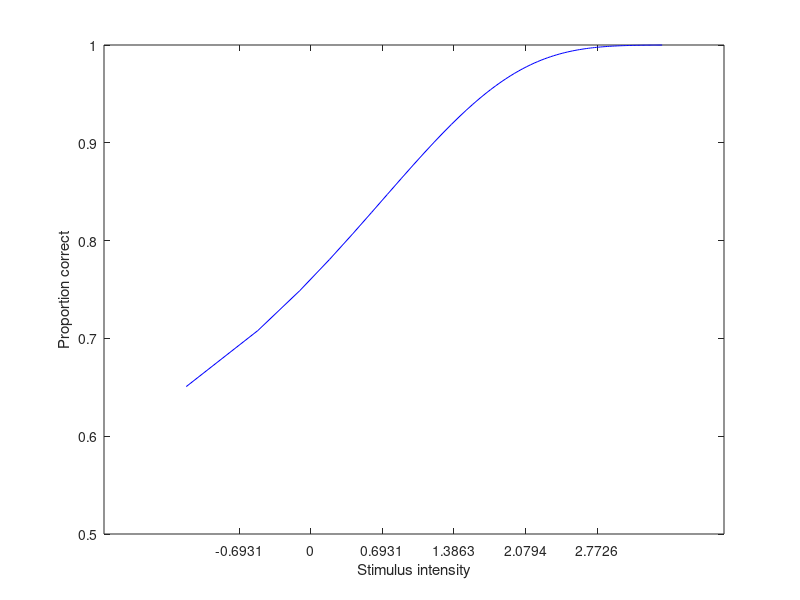

Source code (MATLAB): (Note: this script raises an error after producing the figure.)
%% Psychophysics Tutorial II: Threshold Estimation
%
% Written by G.M. Boynton for Psych 448 at the University of Washington
% Adapted for CSHL in June 2010, and revised for 2012 and 2014.
%
% The goal of this tutorial is to define the detection threshold. We'll
% simulate psychophysical data based on signal detection theory.  Then
% we'll fit the simulated data with a parametric psychometric function
% using a maximum likelihood procedure. Then we'll then pick off the
% stimulus intensity level that predicts 80% correct performance.
%
% It is suggested you look at the Psychophysics I tutorial first, which
% covers signal detection theory, ROC curves and the 2AFC paradigm.
%
% requires the folder 'Psychophysics' to be added to the path
%addpath('Psychophysics');

%% The psychometric function
%
% Real psychophysicists don't report proportion correct as a dependent
% measure.  They often don't report d-prime either.  Instead, they report
% the 'threshold', which is the stimulus intensity required to produce a
% desired level of performance.  A big advantage to the threshold is that
% it is in the physical units of the stimulus, which can be more easily
% compared across paradigms and labs.  Another advantage is that it can
% produce a family of stimuli that all presumably produce the same internal
% response.
%
% There are various ways to find the intensity that yields a criterion
% performance level.  We'll implement the a 3-down 1-up staircase method.
% In this tutorial we'll simulate a subject's performance by assuming a
% specific psychometric function that predicts performance in a 2AFC task.
% This function will be a Weibull function.

%%  A SDT model to generate psychometric functions.
%
% If you've gone through the Psycho_Tutorial_I tutorial you've learned that
% for a 2AFC experiment under signal detection theory (SDT), d-prime can
% be calculated from percent correct by:

PC = .8;
dPrime = sqrt(2)*norminv(PC)

% The inverse of this, calculating percent correct from d-prime is:

PC = normcdf(dPrime/sqrt(2))

% This means that if the physical stimulus strength is equivalent to
% d-prime, then the expected psychometric function should be a cumulative
% normal:

intensityList = linspace(0,4,101);
dPrime = intensityList;
PC = normcdf(dPrime,0,sqrt(2));
figure(1)
clf
plot(intensityList,PC,'b-');
ylabel('Proportion correct');
xlabel('Stimulus intensity (d-prime)');
title('This is a cumulative normal');
%%
% But if d-prime represents the signal-to-noise ratio for the internal
% response, it does not typically increase linearly with physical stimulus
% strength.  In most cases, like for luminance or contrast, it seems that
% d-prime increases in a compressive fashion with stimulus strength.  A
% simple compressive function is a power function with an exponent less
% than 1.
%
% If d-prime increases as a power function then then percent correct will
% no longer be a cumulative normal:

intensityList = linspace(0,30,101);
dPrime = intensityList.^.5;  %power function of stimulus intensity
PC = normcdf(dPrime/sqrt(2));
figure(1)
clf
plot(intensityList,PC,'b-');
ylabel('Proportion correct');
xlabel('Stimulus intensity');
title('This is not a cumulative normal.');

%%
% Plotting on a log-intensity axis:

figure(1)
clf
plot(log(intensityList),PC,'b-');
ylabel('Proportion correct');
xlabel('Stimulus intensity');
set(gca,'XTick',log([.5,1,2,4,8,16]));
logx2raw

hold on
title('This looks like a Weibull function');

%% The Weibull function
%
% The Weibull cumulative distribution function is one of a variety of
% functions that predict a psychometric function.  It has the general form:
%
% y = 1-exp(-(x/lambda)^k)
%
% where x is the stimulus intensity and y is the proportion correct.  Lambda
% and k are free parameters.  A reparameterized version for our purposes
% is:
%
% y = 1-(1-g)exp(-(kx/t)^b)
%
% where
%
% k = -log((1-a)/(1-g))^(1/b)
%
% With this parameterization, g is the performance expected at chance (0.5
% in our case for 2AFC), t is the threshold, and a is the performance level
% that defines the threshold.  That is, when x=t then y=a.  The parameter b
% determines the slope of the function.
%
% Here's our version of our function:

help Weibull

%%
% Let's plot a family of curves for a fixed threshold (p.b) and varying
% slope (p.t).  We'll plot the curves on a log-x axis.

intensityList = [.0625,.25,1,4,16,32];
x = exp(linspace(log(min(intensityList)),log(max(intensityList)),101));
p.t = 1;
bList = [.5,1,2,4];
figure(1)
clf
subplot(1,2,1)
y = zeros(length(bList),length(x));
for i=1:length(bList)
    p.b = bList(i);
    y(i,:) = Weibull(p,x);
end
plot(log(x),y')
set(gca,'XTick',log([.125,.25,.5,1,2,4,8,16]));
logx2raw;
legend(num2str(bList'),'Location','NorthWest');
xlabel('Intensity');
ylabel('Proportion Correct');
title('Varying b with t=0.3');

% Notice how that the slopes vary, but all curves pass through the same
% point.  This is where x=p.t and y =a (about 0.8)

%%
% Next we'll plot a family of curves for a fixed slope(p.t) and varying
% threshold (p.t).

p.b = 2;
tList = intensityList;
subplot(1,2,2)
y = zeros(length(tList),length(x));
for i=1:length(tList)
    p.t = tList(i);
    y(i,:) = Weibull(p,x);
end
plot(log(x),y')

legend(num2str(tList'),'Location','NorthWest');
xlabel('Intensity');
ylabel('Proportion Correct');
set(gca,'XTick',log(tList));
logx2raw
title('Varying t with b=2');

% See how for each curve, when the intensity is equal to the threshold
% (p.t), then the proportion correct is ~80%. So the variable p.t determines
% where on the x-axis the curve reaches 80%.
%
% By varying the two parameters, p.b and p.t, we can generate a whole
% family of curves that are good at describing psychometric functions in a
% 2AFC experiment.


%% The 3-down 1-up staircase
%
% The method of constant stimuli is simple but has the disadvantage that
% many of the trials are either too hard or too easy. These trials
% contribute relatively little to our estimate of the subject's threshold.
%
% Instead, we'll adjust the stimulus on each trial based on previous
% responses using a 3-down 1-up 'staircase' procedure. Whenever the subject
% makes an incorrect response, the next trial has an easier (larger)
% intensity.  If the subject gets three trials in a row correct, the next
% trial gets harder.
%
% Staircase procedures deserves a tutorial on its own.  A 3-down 1-up is
% the simplest.  There are many others, with names like Quest and Pest.

% First, we need to define the exponent for the compressive nonlinearity
% that transforms stimulus strength to d-prime. 0.3 is a good value to
% simulate the dimension of stimulus contrast.

p.noiseMean = 0;
p.sd = 1;
p.p = .3;

nTrials = 100;
currentIntensityNum = length(intensityList);  %start with the easiest intensity.
correctInARow = 0;
clear results
for i=1:nTrials
    results.intensity(i) = intensityList(currentIntensityNum);
    
    
    p.signalMean = results.intensity(i).^p.p; %compressive nonlinearity
    
    noise = randn(1)*p.sd + p.noiseMean;
    signal = randn(1)*p.sd + p.signalMean;
    
    results.response(i) = signal>noise;
    
    if results.response(i) == 0; %incorrect
        currentIntensityNum = currentIntensityNum+1; %make it harder
        correctInARow = 0;
    else
        correctInARow = correctInARow+1;
        if correctInARow == 3
            currentIntensityNum = currentIntensityNum-1; %make it easier
            correctInARow = 0;
        end
    end
    currentIntensityNum = min(max(currentIntensityNum,1),length(intensityList));
end

% Let's plot the results from this single staircase.

xTrial = 1:nTrials;
figure(2)
clf
stairs(xTrial,log(results.intensity),'b-');
set(gca,'YTick',log(intensityList));
logy2raw;
hold on
% and add red and green data points for correct and incorrect responses
%
plot(xTrial(results.response==0),log(results.intensity(results.response==0)),'bo','MarkerFaceColor','r');
plot(xTrial(results.response==1),log(results.intensity(results.response==1)),'bo','MarkerFaceColor','g');
xlabel('Trial number');
ylabel('Stimulus Intensity');

% See how the trials started out easy and how the stimulus intensity jumps
% down after three correct (green) responses in a row and jumps up after
% every incorrect response (red).  In this design, the size of the jump
% starts out large and decreases over the first 10 trials or so.
%
%%
%
% Then we compile the results to generate a psychometric function:

nCorrect = zeros(1,length(intensityList));
nTrials = zeros(1,length(intensityList));

for i=1:length(intensityList)
    id = results.intensity == intensityList(i);
    nTrials(i) = sum(id);
    nCorrect(i) = sum(results.response(id));
end

PC = nCorrect./nTrials;
sd = PC.*(1-PC)./sqrt(nTrials);  %pq/sqrt(n)

% Plot PC as a function of intensityList:

figure(3)
clf
errorbar(log(intensityList),PC,sd,'b','MarkerFaceColor','b','LineStyle','none');
hold on
plot(log(intensityList),PC,'bo','MarkerFaceColor','w');
set(gca,'XTick',log(intensityList));
set(gca,'YLim',[0,1.05])
xlabel('Stimulus Intensity');
ylabel('Proportion correct');
logx2raw
set(gca,'YLim',[0,1.05]);
title('3-down 1-up');


%% Threshold
%
% The goal is to measure the minimum stimulus intensity that is 'reliably'
% detected. But what does this mean? We could mean a stimulus intensity
% that corresponds to above-chance performance.  More commonly, we choose
% fix performance level, say 80% correct and estimate the intensity that
% produces this level of performance. This is important.  Beware of people
% who get excited about the ability to reliably 'see' stimuli below
% 'threshold'!
%
% With a 3-down 1-up staircase in the limit, the intensity level should
% gravitate toward a value that has an equal probability of getting easier
% and getting harder. Thus, the probability of getting 3 in a row correct
% is equal to 1/2.  This probability is the cube root of 1/2:

(1/2)^(1/3)

% So a 3-down 1-up staircase method will naturally adjust the intensity
% level to show trials that lead to about 80% correct.  Cool?  I think so.

% How do we estimate the stimulus intensity that produces 80% correct
% performance? Looking at the graph, if we interpolate, we can guess that
% it's about 0.08.  But linear interpolation is a bad idea.  First, it
% throws out information from all data except for two intensity values, and
% second it requires the measured psychometric function data to be
% monotonic.
%
% Instead, we'll get to the heart of this tutorial and fit a smooth curve
% to the psychometric function data and use this best-fitting curve to pick
% off the threshold.

%% A first guess at a set of parameters
%
% Let's choose some initial parameters for a slope and threshold. We can
% choose the values that we used to generate our data:

p.t = .25;
p.b = 1;
pGuess = p;

y= Weibull(pGuess,x);

hold on

figure(3)
plot(log(x),y,'k-');
logx2raw

% Is this a good fit? To answer this we need a measure of how well the
% curve fits the data. A common measure for curve fitting is a
% sums-of-squared error (SSE), which is the sum of the squared deviations
% between the curves and the data points.  However, for proportion-correct
% data like this, SSE is not appropriate because deviations along the
% proportion-correct do not have equal weights.  A 10% deviation for
% performance around 50% is less meaningful than a 10% deviation around
% 90%.  You can see this by looking at the error bars.  They're always
% small near 100% - pq/sqrt(n)...
%

%% Likelihood
%
% For proportion-correct data (or any data generated through a binary
% process), the appropriate measure is 'likelihood'. Here's how it's
% calculated;
%
% For a given trial, i, at a given stimulus intensity, xi, the Weibull
% function predicts the probability that the subject will get the answer
% correct. So if the subject did get respond correctly, then the
% probability of that happening is:
%
% pi = W(xi)
%
% Where xi is the intensity of the stimulus at trial i, and W(xi) is the
% Weibull function evaluated at that stimulus intensity.  The probability
% of an incorrect answer is, of course:
%
% qi = 1-W(xi)
%
% Assuming that all trials in the staircase are independent, then for a
% given Weibull function, the probability of observing the entire sequence
% of subject responses is:
%
% prod(pi) = prod(W(xi))
%
% for correct trials, and
%
% prod(qi) = prod(1-W(xi))
%
% for incorrect trials.
%
% If we let ri = 1 for correct trials and ri=0 for incorrect trials, like
% the vector results.response, then a simple way to calculate the
% probability of observing the whole sequence in one line is:
%
% $$\prod W(x_i)^{r_i}\left(1-W(x_i)\right)^{\left(1-r_i\right)}$$
%
% Here's how to do it in Matlab with our data set. First we evaluate the
% Weibull function for the stimulus intensityList used in the staircase:

y = Weibull(pGuess,results.intensity);

% Then we calculate the likelihood of observing our data set given this
% particular choice of parameters for the Weibull:

likelihood = prod( y.^results.response .* (1-y).^(1-results.response))

%%
% We want to choose values of p.t and p.b to make this number as large as
% possible. This is a really small number - sort of surprising since we
% thought that our choice of parameters for the Weibull was reasonably
% good.  The reason for this small number is that the product of a bunch of
% numbers less than 1 gets really small. So small that it gets into the
% tolerance for matlab to represent small numbers. To avoid this, we can
% take the logarithm of the equation above - this expands the range of
% small numbers so that we're not going to run into machine tolerance
% problems:

% The Matlab calculation of this is:
logLikelihood = sum(results.response.*log(y) + (1-results.response).*log(1-y))

%%
% NaN?  Turns out that this calculation can fail if the values of y reach 1
% because the log of 1-y can't be computed.  The way around this is to pull
% the values of y away from zero and 1 like this:

y = y*.99+.005;

%%
% This is called a 'correction for guessing' and it deals with the fact
% that subjects will never truly perform at 100% for any stimulus intensity
% because human subjects will always make non-perceptual errors, like motor
% errors, or have lapses in attention.
%
% Here's a re-calculation of the log likelihood:

logLikelihood = sum(results.response.*log(y) + (1-results.response).*log(1-y))


%%
% This is a more reasonable magnitude to deal with. It's negative because
% the log of a number less than 1 is negative. Larger numbers (less
% negative) still correspond to 'good' fits.
%
% Let's calculate the log likelihood for a different set of Weibull
% parameters:
%
% I've written a function called 'fitPsychometricFunction.m' that makes
% this calculation.  It takes in as arguments the structure 'p' holding the
% function's parameters, the results structure, and a string containing the
% name of the function to use ('Weibull') in our case.  It's almost exactly
% the same as the calculation above except that it reverses the sign
% (multiplies the log likelihood by -1) of the log likelihood.  This
% provides a positive number where smaller numbers mean better fits.  This
% is compatible with the optimization search algorithms that we'll discuss
% in a bit.
%
% Here's how to use it.
%
fitPsychometricFunction(pGuess,results,'Weibull')

%%
% Note that the value is exactly the negative of the previous calculation.
%
% Let's try a different fit:

pBetter.t =1;
pBetter.b = 1;
fitPsychometricFunction(pBetter,results,'Weibull')
%%
% We can visualize this by plotting this new prediction in red on the
% old graph:

figure(3)
y = Weibull(pBetter,x);
hold on
plot(log(x),y,'r-');

%%  The log-likelihood surface
%
% How do we find the parameters that maximize the log likelihood?  Matlab
% has a function that does this in a sophisticated way.  But for fun, let's
% just look at what the log likelihood is for a range of parameter values.
% Since there are two parameters for the Weibull function, we can think of
% the log likelihood as being a 'surface' with p.b and p.t being the x and
% y axes.
%
% List of b and t values:
bList = linspace(0,2,31);
tList = exp(linspace(log(.01),log(16),31));

% Loop through the lists in a nested loop to evaluate the log likelihood
% for all possible pairs of values of b and t.

logLikelihoodSurface = zeros(length(bList),length(tList));

for i=1:length(bList)
    for j=1:length(tList)
        pSamp.b = bList(i);
        pSamp.t = tList(j);
        y = Weibull(p,results.intensity);
        logLikelihoodSurface(i,j) = fitPsychometricFunction(pSamp,results,'Weibull');
    end
end

%%
% We can visualize the surface by using a contour plot

figure(4)
clf
contour(log(tList),bList,logLikelihoodSurface,50)
xlabel('t');
ylabel('b');
set(gca,'XTick',log(intensityList));
logx2raw
colorbar

%%
% We can plot the most recent set of parameters as a symbol on this contour
% plot.

hold on
plot(log(pGuess.t),pGuess.b,'o','MarkerFaceColor','k');
plot(log(pBetter.t),pBetter.b,'o','MarkerFaceColor','r');

% This figure is like a topographical map. Each line represents the values
% of b and t that produce an equal value for log likelihood. The fourth
% argument into 'contour' is a list of these values.
%
% The figure shows a series of concentric shapes with the smallest circling
% around t=0.12 and b = 1.6.  This is the 'bottom' of our surface and is
% close to the best choice of Weibull parameters.

%% Matlab's 'fminsearch' routine and 'fit.m'
%
% Searching through the entire grid of possible parameters is clearly an
% inefficient strategy (especially if there are even more parameters to
% deal with).  Fortunately there is a whole science behind finding the best
% parameters to minimize a function, and Matlab has incorporated some of
% the best in their function called 'fminsearch'.
%
% I find the way fminsearch is called a bit inconvenient. 'fit' allows us
% to put all variables for the function into a structure (feeding my
% obsession with structures), and it makes it easy to keep some parameters
% fixed and others to vary. So I've written a function that calls
% fminsearch called 'fit.m'. Here's how to use it:

help fit

%%
% The first argument into 'fit' is the name of the function to be
% minimized.  In our case it's 'FitPsychometricFunction'.  This function
% must have the specific form of the output being the value to be minimized
% and the first input argument being a structure containing the parameters
% that can vary.  The other input arguments can have any form.
%
% The next argument input into 'fit' is the starting set of parameters in a
% structure.  The third argument is a cell array containing a list of
% fields in this structure that you want to let vary.
%
% The remaining inputs are the same inputs that you'd put into the function
% to be minimized.
%
% Here's how to use it for the Weibull function:

% Starting parameters
pInit = p;

[pBest,logLikelihoodBest] = fit('fitPsychometricFunction',pInit,{'b','t'},results,'Weibull')

%%
% Note that the parameters changed from the initial values, and the
% resulting log likelihood is lower than the two used earlier (using
% 'pGuess and pBetter'.  Let's plot the best-fitting parameters on the
% contour plot in green:

plot(log(pBest.t),pBest.b,'o','MarkerFaceColor','b');

%%
% See how this best-fitting pair of parameters falls in the middle of the
% circular-shaped contour.  This is the lowest point on the surface.
%
% We now have the best fitting parameters.  Let's draw the best predictions
% in green on top of the psychometric function data:

y = Weibull(pBest,x);
figure(3)
plot(log(x),y,'b-');

%%
% By design, the parameter 't' is the stimulus intensity that should
% predict 80% correct performance.  We'll put the threshold in the title of
% the figure

title(sprintf('stimulus intensity thresold: %5.4f',pBest.t));

%%
% We can demonstrate this by drawing a horizontal line at ~80% correct to
% the curve and down to the threshold value on the x-axis:

plot(log([min(x),pBest.t,pBest.t]),(1/2)^(1/3)*[1,1,0],'k-');

%% Fixed and free parameters.
%
% Suppose for some reason we want to find the threshold while fixing the
% slope to be 3.  With 'fit' it's easy - all we do is change the list of
% 'free' parameters (the third argument sent to 'fit'):

[pBest,logLikelihoodBest] = fit('fitPsychometricFunction',pInit,{'t'},results,'Weibull')

%%
% We can show this on the contour plot.  The threshold will be the
% best-fitting value along the horizontal line where b=1:

figure(4)
plot(log([min(tList),max(tList)]),pBest.b*[1,1],'c-')
plot(log(pBest.t),pBest.b,'ko','MarkerFaceColor','c');

y = Weibull(pBest,x);
figure(3)
plot(log(x),y,'c-');

%% Increment thresholds
%
% So far we've only talked about detecting a signal against noise.  It's
% easy to use SDT to predict the ability to discriminate two stimuli that
% differ in strength.  An example of this is the increment threshold, which
% is the smallest increment in response that leads to some criterion
% performance.
%
% We can calculate the increment threshold function from the nonlinear
% transducer function using our SDT model.  Recall that in a 2AFC task, the
% threshold is the stimulus intensity (or increment) that produces a
% criterion level of performance.  In our definition, the level of
% performance is (1/2)^(1/3) = .7937 proportion correct.  Ths corresponds
% to a d-prime value of:

p.p = .3;
dPrime = sqrt(2)*norminv((1/2)^(1/3))

% Suppose we have the following baseline intensity values:
baseIntensityList = [0:10];

% We want to estimate the increments in stimulus intensity that produce a
% d-prime increment in internal response.  We'll find that increment using
% a binary search algorithm in which we refine our estimates within
% narrowing brackets of high and low estimates.

lo = zeros(size(baseIntensityList));  %list of increments that are too low
hi = 40*ones(size(baseIntensityList)); %these increments are too large

baseResponse = baseIntensityList.^p.p;
nIter = 20;
for i=1:nIter
    mid = (hi+lo)/2;  %increments midway between high and low
    %this is our best estimate of the increment in response
    incrementResponse = (baseIntensityList+mid).^p.p-baseResponse;
    %find which ones are too high and move the brackets accordingly
    tooHigh = incrementResponse>dPrime;
    hi(tooHigh) = mid(tooHigh);
    lo(~tooHigh) = mid(~tooHigh);
end

predIncrementThreshold = (hi+lo)/2;

hold on
figure(5)
clf
subplot(1,2,1)
plot(baseIntensityList,baseIntensityList.^p.p,'k.-');
set(gca,'XTick',baseIntensityList);
xlabel('Baseline intensity');
ylabel('Internal response');
title('Nonlinear transducer function');

set(gca,'YLim',[0,5]);
subplot(1,2,2)
plot(baseIntensityList,predIncrementThreshold,'k.-');
set(gca,'XTick',baseIntensityList);
xlabel('Baseline intensity');
ylabel('Increment threshold');
set(gca,'YLim',[0,40]);
title('Increment response function');

% This is Weber's law!  Increment thresholds increase with baseline
% contrast because of the compressive transducer function (power function)
% between stimulus intensity and internal response.  As the baseline
% intensity increases, the slope of the transducer function gets shallower
% so you need a larger and larger stimulus increment to get the signal mean
% to increase enough to obtain the d-prime needed for the threshold.

% Mess with the exponent (p.p) to see the relationship between the two
% curves.  

%%

% Let's simulate the increment thresholds for the same range of baseline
% stimulus strengths with our power-function model.  This will involve
% repeated 3-down 1-up staircases for varying baseline intensities.  

intensityList = [.0156,.0625,.25,1,4,16,32,64,128];  %for the staircase

nTrials = 1000;  %large number of trials

p.sd = 1;

incrementThreshold = zeros(size(baseIntensityList));
p.shutup = 'please';  %any field here suppresses the output to the command window for 'fit'
for j=1:length(baseIntensityList);  %loop through the baseline intensities
    p.noiseMean = baseIntensityList(j).^p.p; %set the noise mean for the staircase
    
    %start the staircase for this baseline intensity
    currentIntensityNum = length(intensityList);  %start with the easiest intensity.
    correctInARow = 0;
    clear results
    for i=1:nTrials
        results.intensity(i) = intensityList(currentIntensityNum);
        
        
        p.signalMean = (baseIntensityList(j)+results.intensity(i)).^p.p; %compressive nonlinearity
        
        noise = randn(1)*p.sd + p.noiseMean;
        signal = randn(1)*p.sd + p.signalMean;
        
        results.response(i) = signal>noise;
        
        if results.response(i) == 0; %incorrect
            currentIntensityNum = currentIntensityNum+1; %make it harder
            correctInARow = 0;
        else
            correctInARow = correctInARow+1;
            if correctInARow == 3
                currentIntensityNum = currentIntensityNum-1; %make it easier
                correctInARow = 0;
            end
        end
        currentIntensityNum = min(max(currentIntensityNum,1),length(intensityList));
    end
    nCorrect = zeros(1,length(intensityList));
    n = zeros(1,length(intensityList));
    for i=1:length(intensityList)
        id = results.intensity == intensityList(i);
        n(i) = sum(id);
        nCorrect(i) = sum(results.response(id));
    end
    
    PC = nCorrect./n;
    
    [pBest,logLikelihoodBest] = fit('fitPsychometricFunction',p,{'b','t'},results,'Weibull');
    incrementThreshold(j) = pBest.t;
end

figure(5)
subplot(1,2,2)
hold on
plot(baseIntensityList,incrementThreshold,'bo','MarkerFaceColor','w');

% There should be a reasonable match between our simulated data and the
% expected increment response function.  The fit should improve with
% increasing number of trials per staircase.

% What good is this? The goal of the psychophysicist is to take behavioral
% results (psycho) to learn something about the transformation between the
% physical stimulus (physics) and the internal response.  This simulation
% shows how you can predict in increment response function for a given
% nonlinear transducer function.  But we can go the other way too.  For a
% given psychophysical increment response function we can find the best
% nonlinear transducer function that predicts our data.  

% It turns out that for contrast increments, the psychophysical contrast
% increment threshold function (sometimes called threshold vs. contrast or
% TvC function) is surprisingly consistent with contrast response functions
% measured in V1 with fMRI.  Moreover, the effects of surround stimuli and
% attention affect psychophysical and fMRI responses in  a consistent way.



%% Exercises
%
% 1) Find your own stimulus intensity threshold by fitting the Weibull
% function to your own psychophysical data generated in Lesson 4.

% 2) Run 50 trials with a stimulus intensity level set at your own
% threshold and see how close the proportion correct is to 80%

% 3) What happens when you use different initial parameters when calling
% 'fit'?  Try some wild and crazy starting values.  You might find some
% interesting 'fits'.  This illustrates the need to choose sensible initial
% values.  If your function surface is convoluted then a bad set of initial
% parameters may settle into a 'local minimum'.
%
% 4) How would you obtain an estimate of the reliability of the threshold
% measure?  After all, p.t is just a statistic based on the values in
% 'results'.
%
% 5) Run the increment threshold simulation for an exponent of 1.  What
% happens and why?  



